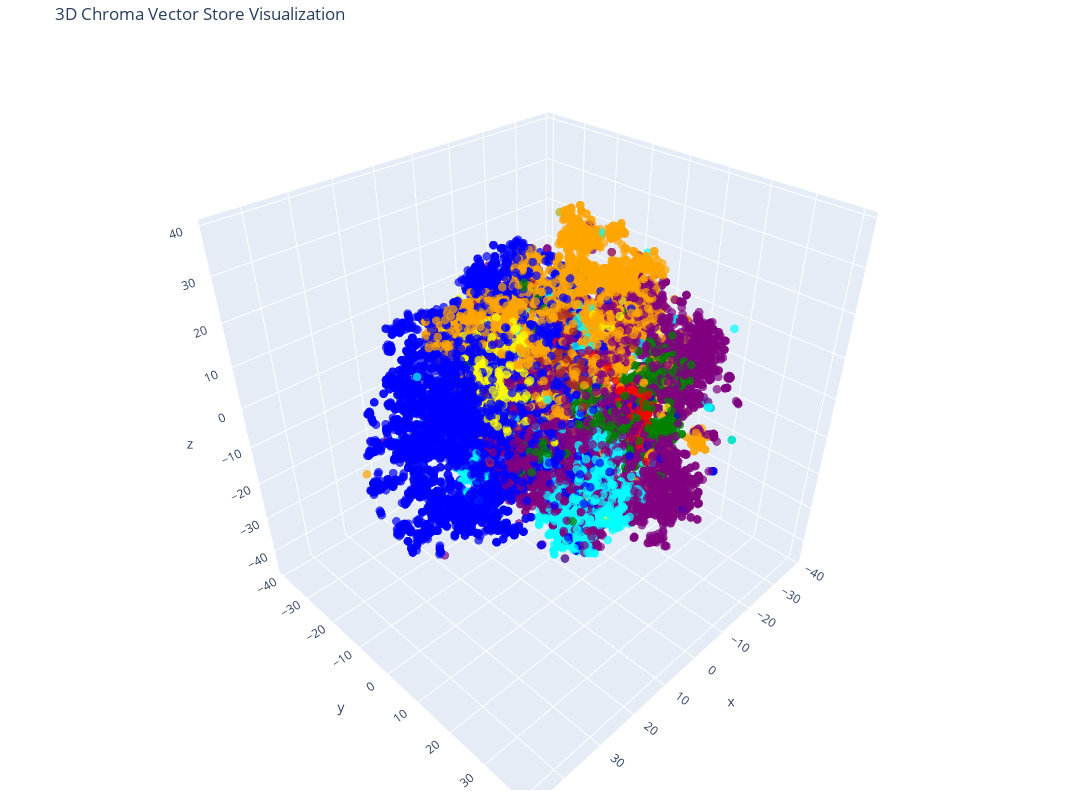

The cell this chart's notebook holds for it:
### Code cell
# Create the 3D scatter plot
fig = go.Figure(data=[go.Scatter3d(
    x=reduced_vectors[:, 0],
    y=reduced_vectors[:, 1],
    z=reduced_vectors[:, 2],
    mode='markers',
    marker=dict(size=3, color=colors, opacity=0.7),
)])

fig.update_layout(
    title='3D Chroma Vector Store Visualization',
    scene=dict(xaxis_title='x', yaxis_title='y', zaxis_title='z'),
    width=1200,
    height=800,
    margin=dict(r=20, b=10, l=10, t=40)
)

fig.show()

### Figure 1 — Plotly figure (JSON) as saved in the notebook; plotly's stock layout.template omitted (floating-point values rounded to 4 significant figures; data arrays with more than 128 entries replaced by an {"elided": "..."} marker saying what was removed)
{"data": [{"marker": {"color": {"elided": "20000 str values"}, "opacity": 0.7, "size": 3}, "mode": "markers", "type": "scatter3d", "x": {"elided": "20000 float values"}, "y": {"elided": "20000 float values"}, "z": {"elided": "20000 float values"}}], "layout": {"height": 800, "margin": {"b": 10, "l": 10, "r": 20, "t": 40}, "scene": {"xaxis": {"title": {"text": "x"}}, "yaxis": {"title": {"text": "y"}}, "zaxis": {"title": {"text": "z"}}}, "title": {"text": "3D Chroma Vector Store Visualization"}, "width": 1200}}
